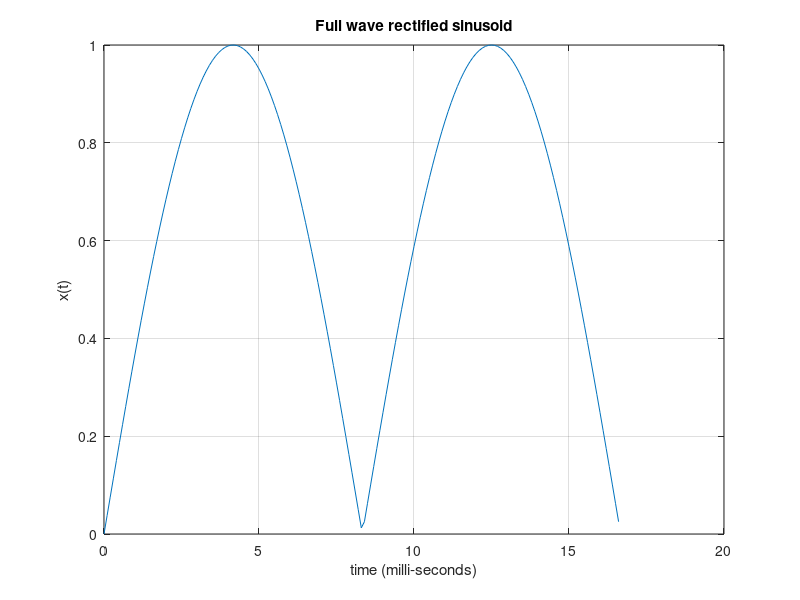
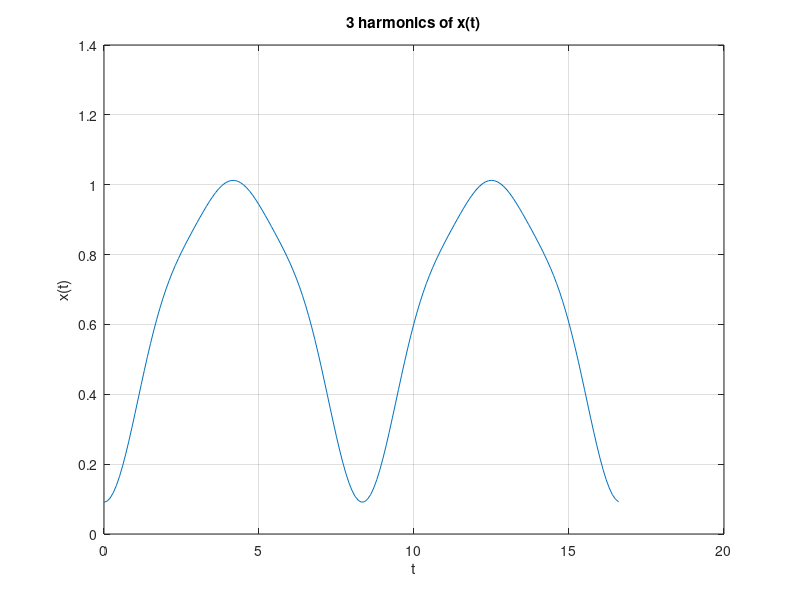
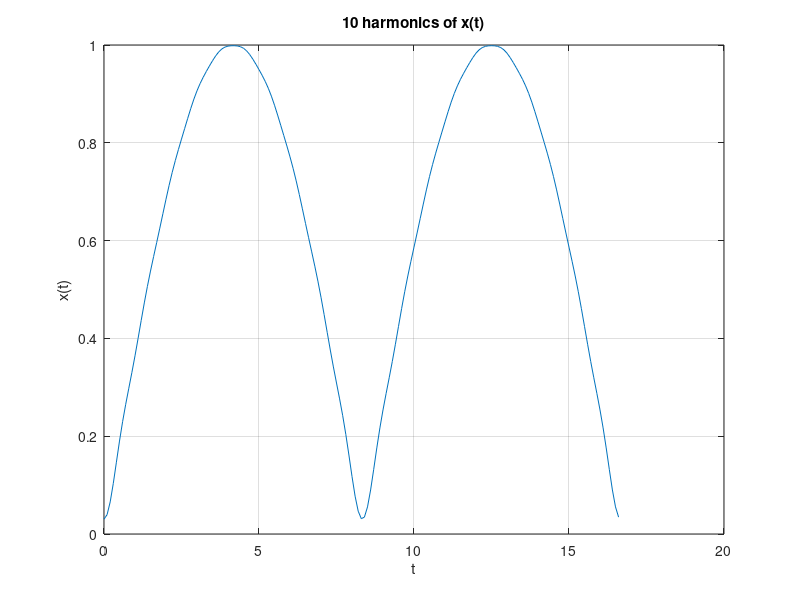
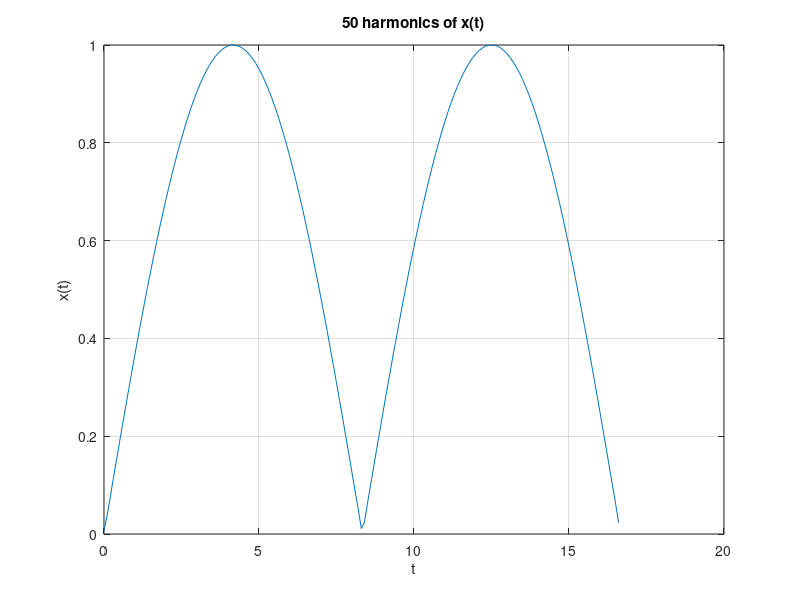

These charts were generated, in order, by the following MATLAB code:
load Lab7a

%PART1
figure;
plot(1000*t,x)
title('Full wave rectified sinusoid')
xlabel('time (milli-seconds)')
ylabel('x(t)')
grid on

%PART2
T = 1/60 % funamental period
w0 = 2*pi/T % omega
w = 240*pi; % other w(omega) value (should be same as 2pi/T)
dt =(1/10000); %sampling time
%test_vector = 0:dt:(1/60);
x3=0;
x10=0;
x50=0;
x100=0;
A = 1; %amplitude is 1
e = exp(1);

%%xp = ((2*A)/pi) + ((4*A)/pi) 

% for 3 Harmonics
for k = -3:3
    x3 = x3 + ((-2*A)/(pi*(4*k*k-1))).*(e.^(i*k*w*t));
    fprintf('The coefficient C%d is %0.4f \n',k,x3)
end

error3 = sum((x(:)-real(x3(:))).^2)

figure;
plot(1000*t,real(x3))
title('3 harmonics of x(t)')
xlabel('t')
ylabel('x(t)')
grid on

% for 10 Harmonics
for k = -10:10
    x10 = x10 + ((-2*A)/(pi*(4*k*k-1))).*(e.^(i*k*w*t));
    fprintf('The coefficient C%d is %0.4f \n',k,x10)
end

error10 = sum((x(:)-real(x10(:))).^2);

figure;
plot(1000*t,real(x10))
title('10 harmonics of x(t)')
xlabel('t')
ylabel('x(t)')
grid on

% for 50 Harmonics
for k = -50:50
    x50 = x50 + ((-2*A)/(pi*(4*k*k-1))).*(e.^(i*k*w*t));
    fprintf('The coefficient C%d is %0.4f \n',k,x50)
end

error50 = sum((x(:)-real(x50(:))).^2);


figure;
plot(1000*t,real(x50))
title('50 harmonics of x(t)')
xlabel('t')
ylabel('x(t)')
grid on


% for 100 Harmonics
for k = -100:100
    x100 = x100 + ((-2*A)/(pi*(4*k*k-1))).*(e.^(i*k*w*t));
    fprintf('The coefficient C%d is %0.4f \n',k,x100)
end


error100 = sum((x(:)-real(x100(:))).^2);


figure;
plot(1000*t,real(x100))
title('100 harmonics of x(t)')
xlabel('t')
ylabel('x(t)')
grid on

%printing out error of No. of Harmonics 3,10,50, and 100 for Table 1
fprintf('Total mean squared for 100 harmonics: %f \n', error3)
fprintf('Total mean squared for 100 harmonics: %f \n', error10)
fprintf('Total mean squared for 100 harmonics: %f \n', error50)
fprintf('Total mean squared for 100 harmonics: %f \n', error100)
